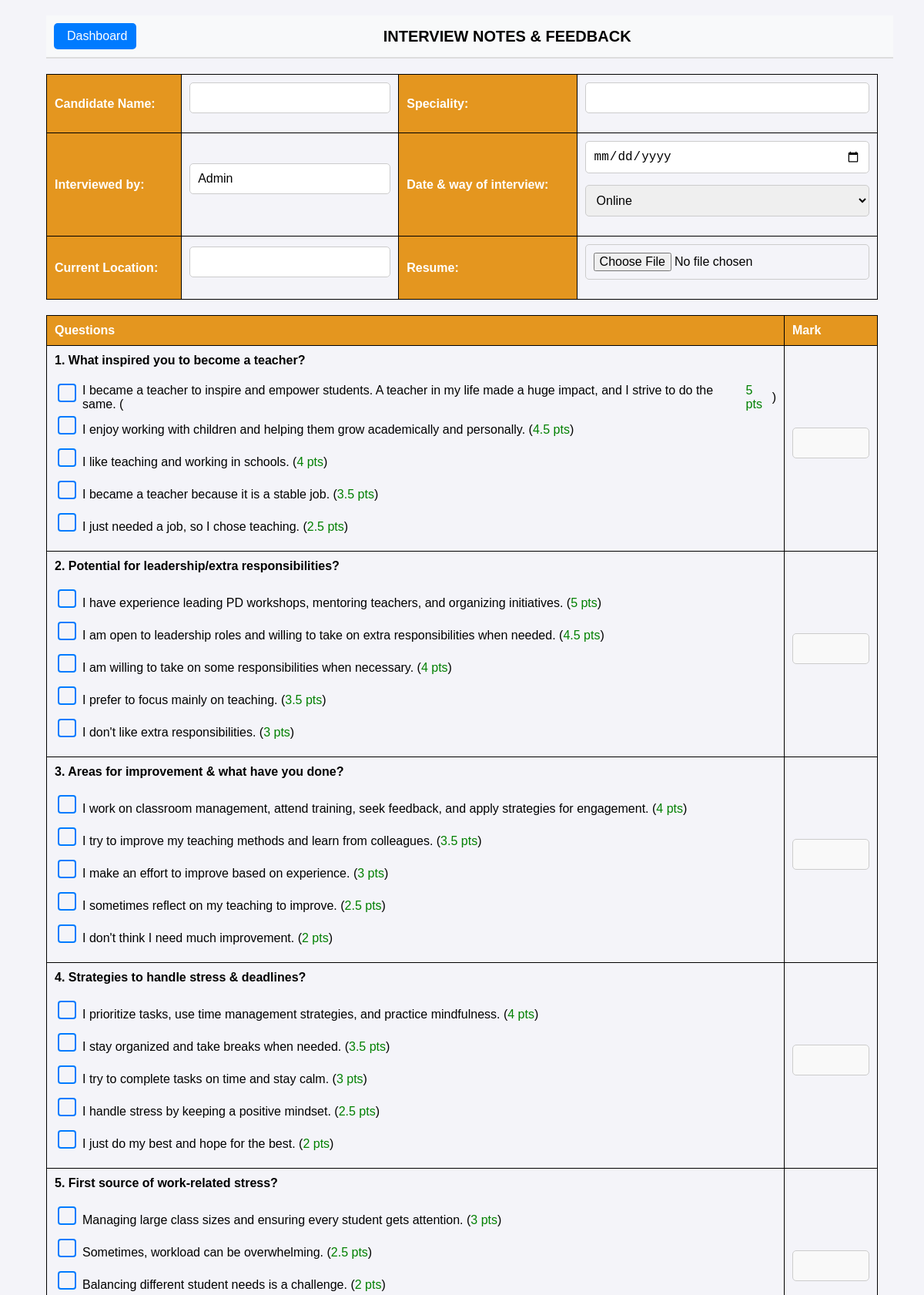
The page /add.php (signed in, upper part) on the database its author committed.
### tables this page shows
CREATE TABLE `Questions` (
  `id` int(11) NOT NULL,
  `question_id` int(11) NOT NULL,
  `question_text` text NOT NULL
);

CREATE TABLE `Answers` (
  `id` int(11) NOT NULL,
  `question_id` int(11) NOT NULL,
  `answer_text` text NOT NULL,
  `points` varchar(255) NOT NULL
);

### add.php (the view, shortened to what this page needs)
<?php
$servername = "sql303.infinityfree.com";
$username = "if0_38485688";
$password = "cexWqtvxJ70";
$dbname = "if0_38485688_ngs";
$conn = new mysqli($servername, $username, $password, $dbname);
$questionsQuery = "SELECT * FROM Questions;";
$questionsResult = $conn->query($questionsQuery);
?>
<!DOCTYPE html>
<html lang="en">
<head>
</head>
<body>
<form action="" method="POST" enctype="multipart/form-data">
    <div class="container">
<div class="title">
    <button class="back-button" onclick="window.location.href='Dashboard.php'">
        <i class="fa fa-arrow-left"></i> Dashboard
    </button>
    <span class="title-text">INTERVIEW NOTES & FEEDBACK</span>
</div>
        <table>
            <tr>
                <th>Candidate Name:</th>
                <td><input type="text" name="candidate_name" id="candidate_name" value=""></td>
                <th>Speciality:</th>
                <td><input type="text" name="speciality" id="speciality"></td>
            </tr>
            <tr>
                <th>Interviewed by:</th>
               <td><input type='text' name='interviewer' value="<? echo $_SESSION["name"]; ?>"  readonly id='interviewer'></td>
                <th>Date & way of interview:</th>
                <td><input type="date" name="date_interview" id="date_interview">
                <select name="way" id="way">
    <option value="online">Online</option>
</select>
</td>
            </tr>
            <tr>
                <th>Current Location:</th>
                <td><input type="text" name="current_location" id="current_location"></td>
                <th>Resume:</th>
<td> <input type="file" id="cvUpload" name="cv" accept=".pdf, .doc, .docx" required onchange="appendFilename()"></td>
  </tr>
        </table>
        <table>
            <tr>
                <th>Questions</th>
                 <th>Mark</th>
            </tr>
           <?php
            $qNumber = 1;
            while ($qRow = $questionsResult->fetch_assoc()) {
                $qID = $qRow['id'];
                $questionText = $qRow['question_text'];
                echo "<tr>
                    <td>
                        <b>{$qNumber}. {$questionText}</b><br><br>";
                $answersQuery = "SELECT * FROM Answers WHERE question_id = $qID";
                $answersResult = $conn->query($answersQuery);
                while ($aRow = $answersResult->fetch_assoc()) {
                    $answerText = $aRow['answer_text'];
                    $answerPoints = $aRow['points'];
                    echo "<label class='checkbox-container'>
                        <input type='checkbox' name='q{$qID}' value='{$answerPoints}' onclick='setPoints(this, \"mark{$qID}\")'>
                        $answerText (<font color='green'>{$answerPoints} pts</font>)
                    </label>";
                }
                echo "</td>
                    <td><input type='text' readonly name='mark{$qID}' id='mark{$qID}' class='readonly-input'></td>
                </tr>";
                $qNumber++;
            }
            ?>
            </table>
     <br>
   </form>
</body>
</html>

### add.php (style rules this page uses)
.checkbox-container { display: flex; align-items: center; font-family: Arial, sans-serif; font-size: 16px; cursor: pointer; }
.checkbox-container input { appearance: none; width: 18px; height: 18px; border: 2px solid #007BFF; border-radius: 4px; margin-right: 8px; position: relative; cursor: pointer; }
body { font-family: Arial, sans-serif; margin: 0; background-color: #f4f4f9; justify-content: center; align-items: center; height: 100vh; flex-direction: column; }
.container { width: 90%; max-width: 1200px; margin: 20px auto; }
table { width: 100%; border-collapse: collapse; margin-bottom: 20px; }
th { background-color: #e4961f; color: white; padding: 10px; }
th, td { border: 1px solid black; padding: 10px; text-align: left; }
input, textarea { width: 100%; padding: 10px; border: 1px solid #ccc; box-sizing: border-box; }
.title { text-align: center; font-weight: bold; margin-bottom: 20px; }
th { background-color: #e4961f; color: white; }
select, input { width: 100%; padding: 10px; margin-bottom: 15px; border: 1px solid #ccc; border-radius: 5px; font-size: 16px; transition: 0.3s; }
body { top: 0 !important; }
button { padding: 10px 15px; background: #ff8c00; color: white; font-size: 16px; border: none; border-radius: 5px; cursor: pointer; transition: 0.3s; }
.readonly-input { text-align: center; width: 100px; border: 1px solid #ccc; background-color: #f9f9f9; font-weight: bold; }
.title { display: flex; align-items: center; justify-content: space-between; width: 100%; padding: 10px; background-color: #f8f9fa; border-bottom: 2px solid #ddd; }
.back-button { background-color: #007bff; color: white; border: none; padding: 8px 12px; cursor: pointer; font-size: 16px; display: flex; align-items: center; gap: 5px; border-radius: 5px; }
.title-text { flex-grow: 1; text-align: center; font-size: 20px; font-weight: bold; }

### rows shown on the page
questions: question_text "What inspired you to become a teacher?"
answers: answer_text "I became a teacher to inspire and empower students. A teacher in my life made a huge impact, and I strive to do the same.", points "5"
answers: answer_text "I enjoy working with children and helping them grow academically and personally.", points "4.5"
answers: answer_text "I like teaching and working in schools.", points "4"
answers: answer_text "I became a teacher because it is a stable job.", points "3.5"
answers: answer_text "I just needed a job, so I chose teaching.", points "2.5"
questions: question_text "Potential for leadership/extra responsibilities?"
answers: answer_text "I have experience leading PD workshops, mentoring teachers, and organizing initiatives.", points "5"
answers: answer_text "I am open to leadership roles and willing to take on extra responsibilities when needed.", points "4.5"
answers: answer_text "I am willing to take on some responsibilities when necessary.", points "4"
answers: answer_text "I prefer to focus mainly on teaching.", points "3.5"
answers: answer_text "I don't like extra responsibilities.", points "3"
questions: question_text "Areas for improvement & what have you done?"
answers: answer_text "I work on classroom management, attend training, seek feedback, and apply strategies for engagement.", points "4"
answers: answer_text "I try to improve my teaching methods and learn from colleagues.", points "3.5"
answers: answer_text "I make an effort to improve based on experience.", points "3"
answers: answer_text "I sometimes reflect on my teaching to improve.", points "2.5"
answers: answer_text "I don't think I need much improvement.", points "2"
questions: question_text "Strategies to handle stress & deadlines?"
answers: answer_text "I prioritize tasks, use time management strategies, and practice mindfulness.", points "4"
answers: answer_text "I stay organized and take breaks when needed.", points "3.5"
answers: answer_text "I try to complete tasks on time and stay calm.", points "3"
answers: answer_text "I handle stress by keeping a positive mindset.", points "2.5"
answers: answer_text "I just do my best and hope for the best.", points "2"
questions: question_text "First source of work-related stress?"
answers: answer_text "Managing large class sizes and ensuring every student gets attention.", points "3"
answers: answer_text "Sometimes, workload can be overwhelming.", points "2.5"
answers: answer_text "Balancing different student needs is a challenge.", points "2"
